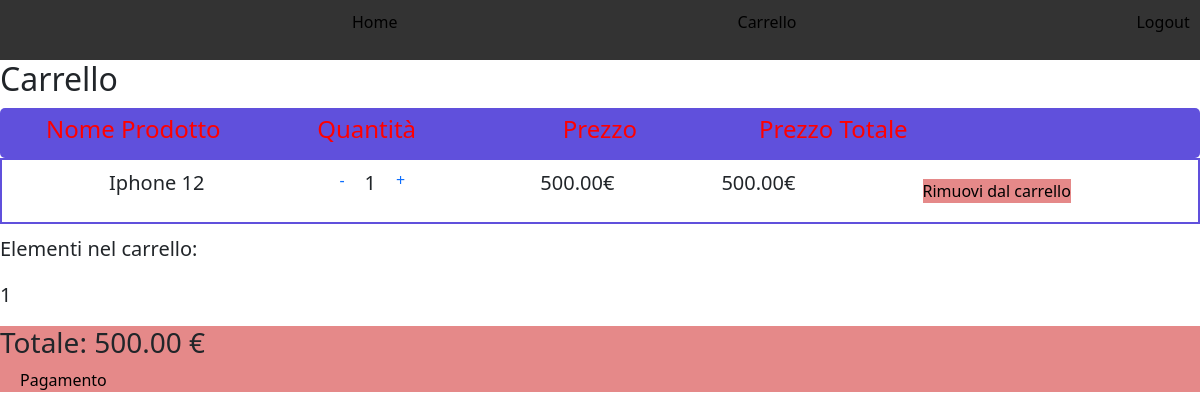
/carrello/ (signed in), run on the app's committed database.
### polls/models.py (models this page shows, shortened)
class ElementoCarrello(models.Model):
    prodotto = models.ForeignKey(Prodotto, on_delete=models.CASCADE, related_name="elementi")
    carrello = models.ForeignKey(Carrello, on_delete=models.CASCADE, related_name="elementiCarrello")
    quantita = models.IntegerField(default=0)
    @property
    def prezzo(self):
        return self.prodotto.prezzo * self.quantita

class Prodotto(models.Model):
    nome = models.TextField(max_length=250)
    descrizione = models.TextField(max_length=400)
    prezzo = models.DecimalField(max_digits=10, decimal_places=2)
    categoria = models.TextField(max_length=250)

class Carrello(models.Model):
    id = models.UUIDField(default=uuid.uuid4, primary_key=True)
    user = models.OneToOneField(User, on_delete=models.CASCADE)
    completato = models.BooleanField(default=False)
    @property
    def prezzo_complessivo_carrello(self):
        elementi_carrello = self.elementiCarrello.all()
        return sum(elemento.prezzo for elemento in elementi_carrello)
    @property
    def numero_elementi(self):
        elementi_carrello = self.elementiCarrello.all()
        return sum(elemento.quantita for elemento in elementi_carrello)

### polls/views.py (the view)
# urls.py: path('carrello/', views.carrello, name="carrello"),
def carrello(request):
    carrello = None
    elementiCarrello = []
    if request.user.is_authenticated:
        carrello, creato = Carrello.objects.get_or_create(user=request.user, completato=False)
        elementiCarrello = carrello.elementiCarrello.all()
    else:
        return redirect('login')
    if carrello.numero_elementi == 0:
        context = {"carrello": carrello, "elementiCarrello": elementiCarrello}
        return render(request, "polls/Carrello.html", context)
    context = {"carrello": carrello, "elementiCarrello": elementiCarrello}
    return render(request, "polls/Carrello.html", context)

### polls/templates/polls/Carrello.html (shortened to what this page needs)
<!DOCTYPE html>
{% load static %}
<html lang="en">
<head>
    <link href="https://cdn.jsdelivr.net/npm/bootstrap@5.3.2/dist/css/bootstrap.min.css" rel="stylesheet"
>
    <link rel="stylesheet" type="text/css" href="{% static 'css/home.css' %}">
</head>
<body>
<nav class="barraHome">
    <ul class="navItem">
        <li><a href="{% url 'home' %}"> Home </a></li>
        <li><a href="{% url 'carrello' %}"> Carrello </a></li>
        <li><a href="{% url 'logout' %}"> Logout </a></li>
    </ul>
</nav>
<div class="carrello">
    <h2> Carrello </h2>
    <div class="descrizione">
        <div class="infoProd"><h4> Nome Prodotto </h4></div>
        <div class="infoProd"><h4> Quantità </h4></div>
        <div class="infoProd"><h4> Prezzo </h4></div>
        <div class="infoProd"><h4> Prezzo Totale </h4></div>
        <div class="infoProd"><h4></h4></div>
    </div>
    <div class="contenitoreProdotti">
        {% if elementiCarrello|length > 0 %}
        {% for oggetto in elementiCarrello %}
        {% if oggetto.quantita > 0 %}
        <div class="oggetto">
            <div class="infoOggetto">
                <p> {{oggetto.prodotto.nome}} </p>
            </div>
            <div class="d-inline-flex p-2">
                <a href="{% url 'decrease_quantity' oggetto.prodotto.id %}" class="text-primary"> - </a>
                <div class="nome"><p id="quantita"> {{oggetto.quantita}} </p></div>
                <a href="{% url 'increase_quantity' oggetto.prodotto.id %}" class="text-primary"> + </a>
            </div>
            <div class="nome"><p> {{oggetto.prodotto.prezzo}}€ </p></div>
            <div class="nome"><p> {{oggetto.prezzo}}€ </p></div>
            <a href="{% url 'remove_product' oggetto.prodotto.id %}" class="rimuovi_dal_carrello"> Rimuovi dal
                carrello </a>
        </div>
        {% endif %}
        {% endfor %}
        {% endif %}
        {% if elementiCarrello.count > 0 %}
        <div class="elementiCarrello">
            <p> Elementi nel carrello: </p>
            <p id="numeroElementiCarrello"> {{carrello.numero_elementi}} </p>
          </div>
          {% endif %}
          </div>
        </div>
    {% if  elementiCarrello.count > 0 %}
    <div class="pagamento">
        <h3> Totale: {{carrello.prezzo_complessivo_carrello}} € </h3>
        <a href="{% url 'ordine' %}"> Pagamento </a>
    </div>
    {% else %}
        <h3> Non ci sono elementi nel carrello </h3>
    {% endif %}
</body>
</html>

### polls/static/css/home.css (style rules this page uses)
body { margin:0; padding:0; }
a { color: black; text-decoration: none; margin: 0 20px; }
nav.barraHome { background-color: #333; color: #fff; display: flex; justify-content: space-between; align-items: center; padding: 10px 0; }
ul { list-style:none; }
.navItem { display: flex; }
.navItem li { margin-left: 300px; }
.carrello .descrizione { width: 100%; height: 50px; display: flex; align-items: center; justify-content: space-evenly; background-color: #6050DC; border-radius: 5px; color: red; margin-top: 10px; }
.carrello p { font-size: 20px; }
.carrello .infoProd { width: 200px; display: flex; align-items: center; justify-content: center; }
.carrello .oggetto { width: 100%; height: auto; display: flex; align-items: center; justify-content: space-evenly; border: 2px solid #6050DC; margin-bottom: 10px; }
.rimuovi_dal_carrello { text-decoration: none; background-color: #e58989; }
.pagamento { background-color: #e58989; }

### data on the page
ElementoCarrello: prodotto.nome "Iphone 12", quantita "1", prodotto.prezzo "500.00", prezzo "500.00"
Carrello: numero_elementi "1", prezzo_complessivo_carrello "500.00"
